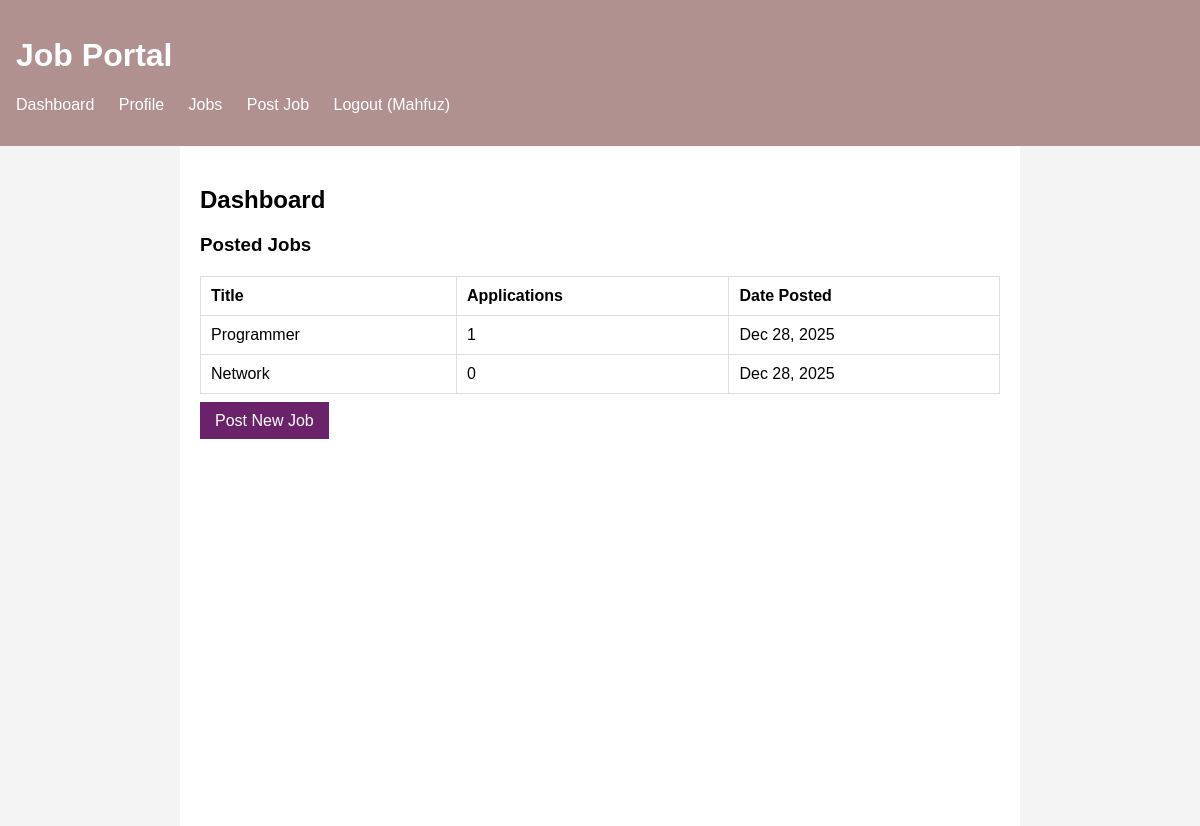
The page /dashboard/ (signed in) on the database its author committed.
### jobapp/models.py (models this page shows, shortened)
class CustomUser(AbstractUser):
    user_type = models.CharField(max_length=20, choices=USER_TYPE_CHOICES)
    company_name = models.CharField(max_length=100, blank=True, null=True)
    skills = models.TextField(blank=True, null=True)
    resume = models.FileField(upload_to='resumes/', blank=True, null=True)

class Job(models.Model):
    recruiter = models.ForeignKey(settings.AUTH_USER_MODEL, on_delete=models.CASCADE, related_name='jobs')
    title = models.CharField(max_length=100)
    number_of_openings = models.IntegerField()
    category = models.CharField(max_length=100)
    description = models.TextField()
    skills_required = models.TextField()
    created_at = models.DateTimeField(auto_now_add=True)

### jobapp/views.py (the view, shortened to what this page needs)
# urls.py: path('dashboard/', views.dashboard, name='dashboard'),
@login_required
def dashboard(request):
    user = request.user
    context = {}
    if user.user_type == 'recruiter':
        jobs_posted = Job.objects.filter(recruiter=user)
        context['jobs_posted'] = jobs_posted
    return render(request, 'portal/dashboard.html', context)

### jobapp/templates/portal/dashboard.html (shortened to what this page needs)
{% extends 'base.html' %}
{% block content %}
<h2>Dashboard</h2>
{% if user.user_type == 'recruiter' %}
    <h3>Posted Jobs</h3>
    <table>
        <thead>
            <tr>
                <th>Title</th>
                <th>Applications</th>
                <th>Date Posted</th>
            </tr>
        </thead>
        <tbody>
            {% for job in jobs_posted %}
            <tr>
                <td>{{ job.title }}</td>
                <td>{{ job.applications.count }}</td>
                <td>{{ job.created_at|date:"M d, Y" }}</td>
            </tr>
            {% empty %}
            <tr><td colspan="3">haven't posted any jobs yet.</td></tr>
            {% endfor %}
        </tbody>
    </table>
    <br>
    <a href="{% url 'add_job' %}" class="btn">Post New Job</a>
{% endif %}
{% endblock %}

### jobapp/templates/base.html (shortened to what this page needs)
<!DOCTYPE html>
<html lang="en">
<head>
</head>
<body>
    <header>
        <h1>Job Portal</h1>
        <nav>
            <ul>
                {% if user.is_authenticated %}
                    <li><a href="{% url 'dashboard' %}">Dashboard</a></li>
                    <li><a href="{% url 'manage_profile' %}">Profile</a></li>
                    <li><a href="{% url 'job_list' %}">Jobs</a></li>
                    {% if user.user_type == 'recruiter' %}
                        <li><a href="{% url 'add_job' %}">Post Job</a></li>
                    {% endif %}
                    <li><a href="{% url 'logout' %}">Logout ({{ user.username }})</a></li>
                {% else %}
                    <li><a href="{% url 'login' %}">Login</a></li>
                    <li><a href="{% url 'register' %}">Register</a></li>
                {% endif %}
            </ul>
        </nav>
    </header>
    <main>
        {% block content %}{% endblock %}
    </main>
</body>
</html>

### jobapp/templates/base.html (style rules this page uses)
body { font-family: sans-serif; margin: 0; padding: 0; background-color: #f4f4f4; }
header { background-color: #b19090ff; color: #fff; padding: 1rem; }
nav ul { list-style: none; padding: 0; }
nav ul li { display: inline; margin-right: 20px; }
nav a { color: #fff; text-decoration: none; }
main { padding: 20px; max-width: 800px; margin: auto; background: white; min-height: 80vh; }
.btn { padding: 10px 15px; background: #6a236aff; color: white; border: none; cursor: pointer; text-decoration: none; }
table { width: 100%; border-collapse: collapse; margin-top: 20px; }
th, td { padding: 10px; border: 1px solid #ddd; text-align: left; }

### rows shown on the page
CustomUser: username "Mahfuz"
Job: title "Programmer", applications.count "1", created_at "Dec 28, 2025"
Job: title "Network", applications.count "0", created_at "Dec 28, 2025"
